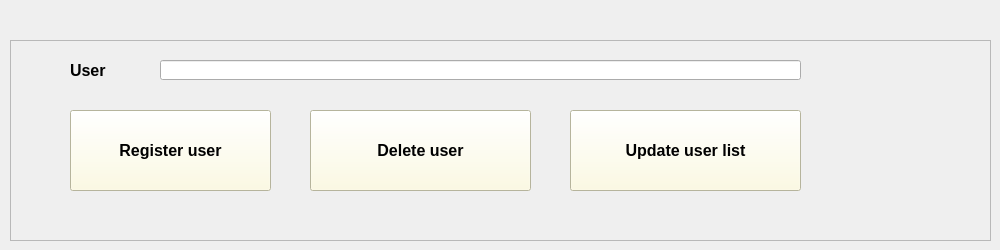
     <widget class="QWidget" name="tab_3">
      <attribute name="title">
       <string>Register</string>
      </attribute>
      <widget class="QFrame" name="frame_4">
       <property name="geometry">
        <rect>
         <x>10</x>
         <y>40</y>
         <width>981</width>
         <height>201</height>
        </rect>
       </property>
       <property name="frameShape">
        <enum>QFrame::StyledPanel</enum>
       </property>
       <property name="frameShadow">
        <enum>QFrame::Raised</enum>
       </property>
       <widget class="QLabel" name="label_30">
        <property name="geometry">
         <rect>
          <x>60</x>
          <y>20</y>
          <width>71</width>
          <height>21</height>
         </rect>
        </property>
        <property name="font">
         <font>
          <pointsize>12</pointsize>
          <weight>75</weight>
          <bold>true</bold>
         </font>
        </property>
        <property name="text">
         <string>User</string>
        </property>
       </widget>
       <widget class="QLineEdit" name="user_lineEdit">
        <property name="geometry">
         <rect>
          <x>150</x>
          <y>20</y>
          <width>641</width>
          <height>20</height>
         </rect>
        </property>
       </widget>
       <widget class="QPushButton" name="cadastro_pushButton">
        <property name="geometry">
         <rect>
          <x>60</x>
          <y>70</y>
          <width>201</width>
          <height>81</height>
         </rect>
        </property>
        <property name="font">
         <font>
          <pointsize>12</pointsize>
          <weight>75</weight>
          <bold>true</bold>
         </font>
        </property>
        <property name="styleSheet">
         <string notr="true">background-color: rgb(255, 252, 219);</string>
        </property>
        <property name="text">
         <string>Register user</string>
        </property>
       </widget>
       <widget class="QPushButton" name="exclui_pushButton">
        <property name="geometry">
         <rect>
          <x>300</x>
          <y>70</y>
          <width>221</width>
          <height>81</height>
         </rect>
        </property>
        <property name="font">
         <font>
          <pointsize>12</pointsize>
          <weight>75</weight>
          <bold>true</bold>
         </font>
        </property>
        <property name="styleSheet">
         <string notr="true">background-color: rgb(255, 252, 219);</string>
        </property>
        <property name="text">
         <string>Delete user</string>
        </property>
       </widget>
       <widget class="QPushButton" name="load_pushButton">
        <property name="geometry">
         <rect>
          <x>560</x>
          <y>70</y>
          <width>231</width>
          <height>81</height>
         </rect>
        </property>
        <property name="font">
         <font>
          <pointsize>12</pointsize>
          <weight>75</weight>
          <bold>true</bold>
         </font>
        </property>
        <property name="styleSheet">
         <string notr="true">background-color: rgb(255, 252, 219);</string>
        </property>
        <property name="text">
         <string>Update user list</string>
        </property>
       </widget>
      </widget>
     </widget>
